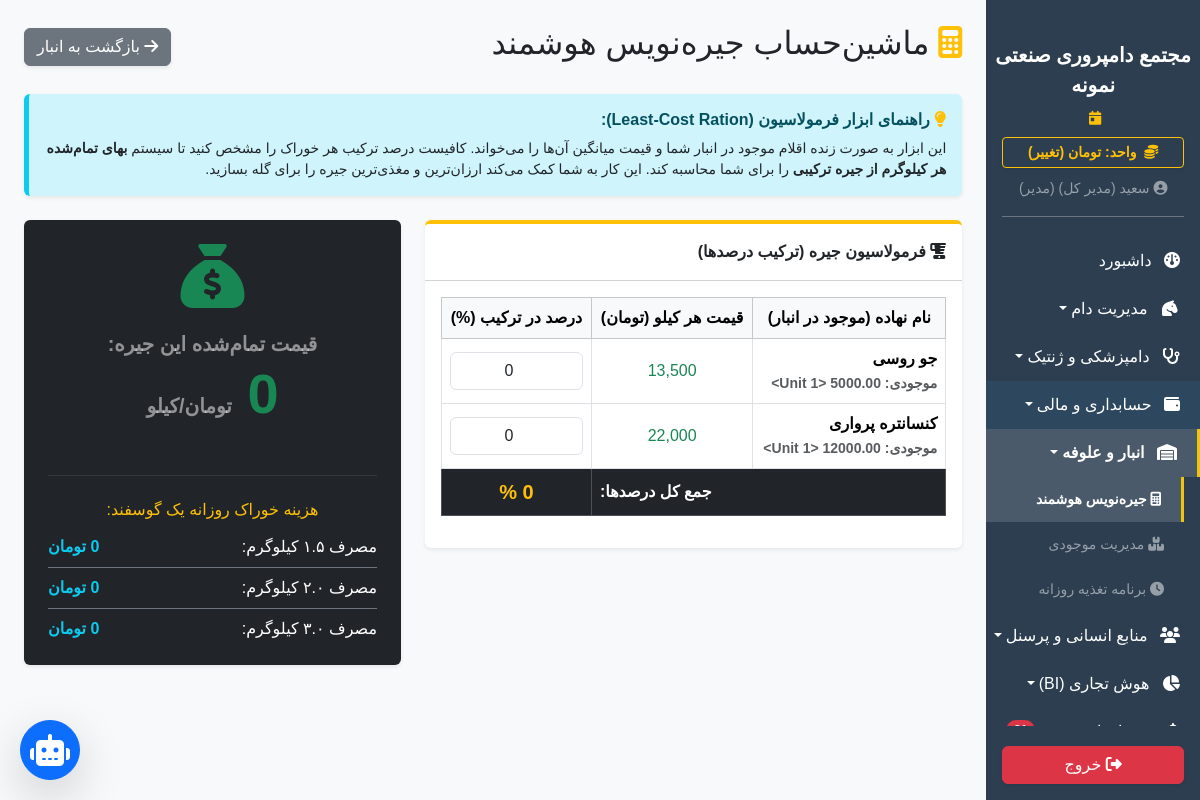
The page /inventory/smart_ration (signed in) on the database as committed earlier.
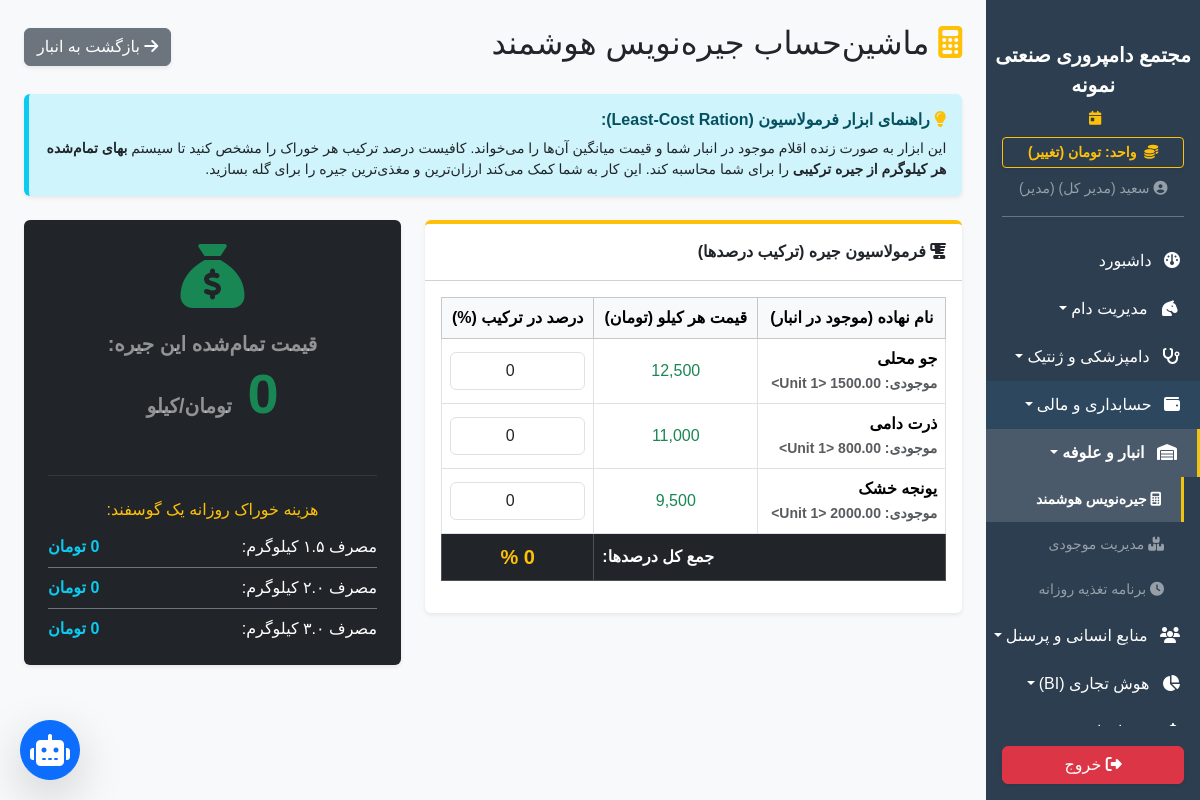
The same page on the database as committed later.
### app/models.py (models this page shows)
class SystemSetting(db.Model):
    id = db.Column(db.Integer, primary_key=True)
    key = db.Column(db.String(50), unique=True, nullable=False)
    value = db.Column(db.String(255), nullable=False)
    description = db.Column(db.String(255), nullable=True)

class InventoryItem(db.Model):
    id = db.Column(db.Integer, primary_key=True)
    name = db.Column(db.String(100), nullable=False)
    category_id = db.Column(db.Integer, db.ForeignKey('inventory_category.id'), nullable=True)
    category = db.relationship('InventoryCategory', backref='items')
    quantity = db.Column(Numeric(18, 2), default=0.0)
    unit_id = db.Column(db.Integer, db.ForeignKey('unit.id'), nullable=False)
    unit = db.relationship('Unit', backref='inventory_items')
    min_threshold = db.Column(Numeric(18, 2), default=10.0)
    unit_price = db.Column(Numeric(18, 2), default=0.0)
    expiry_date = db.Column(db.Date, nullable=True)
    description = db.Column(db.String(255), nullable=True)
    logs = db.relationship('InventoryLog', backref='item', lazy=True, cascade="all, delete-orphan")

### app/blueprints/inventory.py (the view)
@inventory_bp.route('/smart_ration', endpoint='smart_ration')
def smart_ration():
    feed_items = InventoryItem.query.join(InventoryCategory).filter(InventoryCategory.name == 'خوراک').all()
    return render_template('inventory/smart_ration.html', feed_items=feed_items)

### app/__init__.py (called while the page is built)
def get_system_setting(key, default):
    from app.models import SystemSetting
    s = SystemSetting.query.filter_by(key=key).first()
    return s.value if s else default

### app/blueprints/dashboard.py (called while the page is built)
@dashboard_bp.app_context_processor
def inject_settings():
    try:
        all_settings = {s.key: s.value for s in SystemSetting.query.all()}
    except:
        all_settings = {}
    return dict(system_settings=all_settings)

### app/templates/inventory/smart_ration.html (shortened to what the changed rows need)
{% extends 'base.html' %}
{% block content %}
<div class="d-flex justify-content-between align-items-center mb-4">
    <h2><i class="fa-solid fa-calculator text-warning"></i> ماشین‌حساب جیره‌نویس هوشمند</h2>
</div>
<div class="row g-4">
    <div class="col-lg-7">
        <div class="card shadow-sm border-0 border-top border-warning border-4">
            <div class="card-body">
                <form id="rationForm">
                    <div class="table-responsive">
                        <table class="table table-bordered align-middle text-center">
                            <thead class="table-light"><tr><th>نام نهاده (موجود در انبار)</th><th>قیمت هر کیلو (تومان)</th><th>درصد در ترکیب (%)</th></tr></thead>
                            <tbody>
                                {% for item in feed_items %}
                                <tr>
                                    <td class="fw-bold text-start">{{ item.name }} <br><small class="text-muted">موجودی: {{ item.quantity }} {{ item.unit }}</small></td>
                                    <td class="text-success price-cell" data-price="{{ item.unit_price }}">{{ "{:,.0f}".format(item.unit_price) }}</td>
                                    <td>
                                        <input type="number" class="form-control text-center percent-input" min="0" max="100" value="0" oninput="calculateRation()">
                                    </td>
                                </tr>
                                {% else %}
                                <tr><td colspan="3" class="text-center text-muted py-4">هیچ خوراکی در انبار ثبت نشده است.</td></tr>
                                {% endfor %}
                            </tbody>
                            <tfoot class="table-dark">
                                <tr><th colspan="2" class="text-end">جمع کل درصدها:</th><th id="totalPercent" class="fs-5 text-warning">0 %</th></tr>
                            </tfoot>
                        </table>
                    </div>
                </form>
            </div>
        </div>
    </div>
    <div class="col-lg-5">
        <div class="card shadow-sm border-0 h-100 bg-dark text-white text-center">
            <div class="card-body d-flex flex-column justify-content-center p-4">
                <h1 class="fw-bold text-success mb-4 display-4" id="finalPrice">0 <small class="fs-5 text-white-50">تومان/کیلو</small></h1>
            </div>
        </div>
    </div>
</div>
{% endblock %}

### app/templates/base.html (shortened to what the changed rows need)
<!DOCTYPE html>
<html lang="fa" dir="rtl">
<head>
    <link href="https://cdn.jsdelivr.net/gh/rastikerdar/vazirmatn@v33.003/Vazirmatn-font-face.css" rel="stylesheet">
    <link rel="stylesheet" href="https://unpkg.com/persian-datepicker@1.2.0/dist/css/persian-datepicker.min.css">
    <link rel="stylesheet" href="https://cdn.jsdelivr.net/npm/bootstrap@5.3.2/dist/css/bootstrap.rtl.min.css">
    <link rel="stylesheet" href="https://cdnjs.cloudflare.com/ajax/libs/font-awesome/6.4.2/css/all.min.css">
    <link rel="stylesheet" href="{{ url_for('static', filename='css/style.css') }}">
</head>
<body>
    <div class="d-flex" id="wrapper">
        <div class="sidebar-bg d-flex flex-column" id="sidebar-wrapper">
            <div class="px-3 mb-2">
                <a href="{{ url_for('dashboard.toggle_currency') }}" class="btn btn-sm btn-outline-warning w-100 fw-bold shadow-sm">
                    <i class="fa-solid fa-coins me-1"></i> واحد: {{ get_system_currency_from_settings() }} (تغییر)
                </a>
            </div>
        </div>
        <div id="page-content-wrapper" class="w-100 bg-light" style="overflow-x: hidden;">
            <div class="container-fluid p-4">{% block content %}{% endblock %}</div>
        </div>
    </div>
</body>
</html>

Rows that differ between the two databases and show on the page:
changed InventoryItem: name "جو روسی" → "جو محلی"; unit_price "13,500" → "12,500"; quantity "5000.00" → (not shown)
now on this page (row edited): InventoryItem: name "ذرت دامی", quantity "800.00", unit "<Unit 1>", unit_price "11,000"
changed InventoryItem: name "کنسانتره پرواری" → "یونجه خشک"; quantity (not shown) → "2000.00"; unit_price "22,000" → "9,500"
